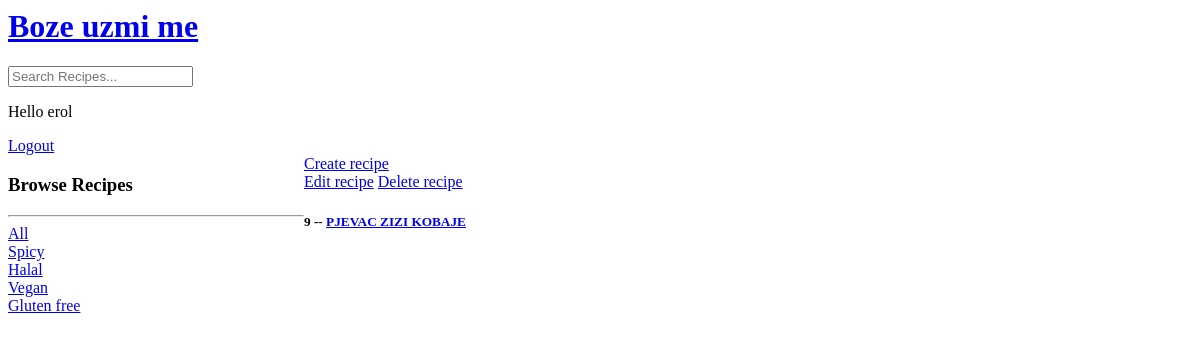
The app's page / (signed in), older data.
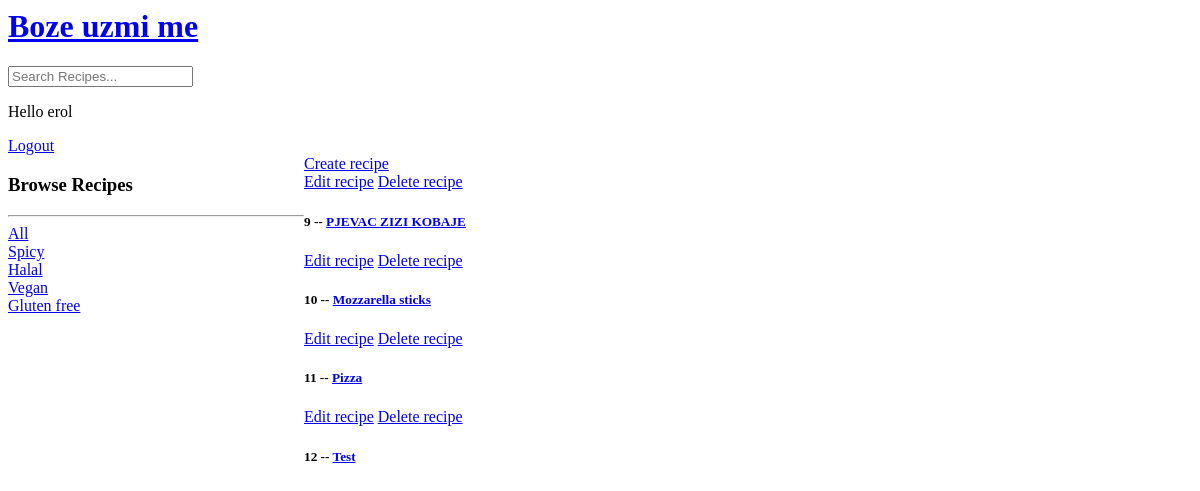
The same page, newer data.
### base/models.py (models this page shows, shortened)
class Recipe_Type(models.Model):
    name = models.TextField(max_length=200)

class Recipe(models.Model):
    user = models.ForeignKey(
        User, on_delete=models.SET_NULL, default='', null=True)
    name = models.CharField(max_length=200)
    recipe_type = models.ForeignKey(
        Recipe_Type, on_delete=models.SET_NULL,  null=True)
    description = models.TextField(null=True, blank=True)
    updated = models.DateTimeField(auto_now=True)
    created = models.DateTimeField(auto_now_add=True)
    recipe_image = models.ImageField(
        null=True, blank=True, upload_to="images/")

### base/views.py (the view)
# urls.py: 2. Add a URL to urlpatterns:  path('', views.home, name='home')
def home(request):
    q = request.GET.get('q') if request.GET.get('q') != None else ''
    recipes = Recipe.objects.filter(recipe_type__name__icontains=q)
    recipe_types = Recipe_Type.objects.all()
    context = {'recipes': recipes, 'recipe_types': recipe_types}
    return render(request, 'base/home.html', context)

### base/templates/base/home.html (shortened to what this page needs)
{% extends 'main.html' %}
{% block content %}
<div class="home-container">
    <div>
        <h3>Browse Recipes</h3>
        <hr>
        <div>
            <a href="{% url 'home' %}">All</a>
              </div>
        {% for recipe_type in recipe_types %}
          <div>
        <a href="{% url 'home' %}?q={{recipe_type.name}}">{{recipe_type.name}}</a>
          </div>
        {% endfor %}
    </div>
    <div>
        <a href="{% url 'create-recipe'  %}">Create recipe</a>
        <div>
         {% for recipe in recipes %}
         <div>
            {% if request.user == recipe.user %}
             <a href="{% url 'update-recipe' recipe.id  %}">Edit recipe</a>
             <a href="{% url 'delete-recipe' recipe.id  %}">Delete recipe</a>
            {% endif %}
             <h5>{{recipe.id}} -- <a href="/recipe/{{recipe.id}}"> {{recipe.name}}</a></h5>
         </div>
         {% endfor %}
        </div>
    </div>
</div>
{% endblock content %}

Row changes from the older to the newer data that the page shows:
added Recipe: shows "Edit recipe", id "10", name "Mozzarella sticks"
added Recipe: shows "Edit recipe", id "11", name "Pizza"
added Recipe: shows "Edit recipe", id "12", name "Test"
